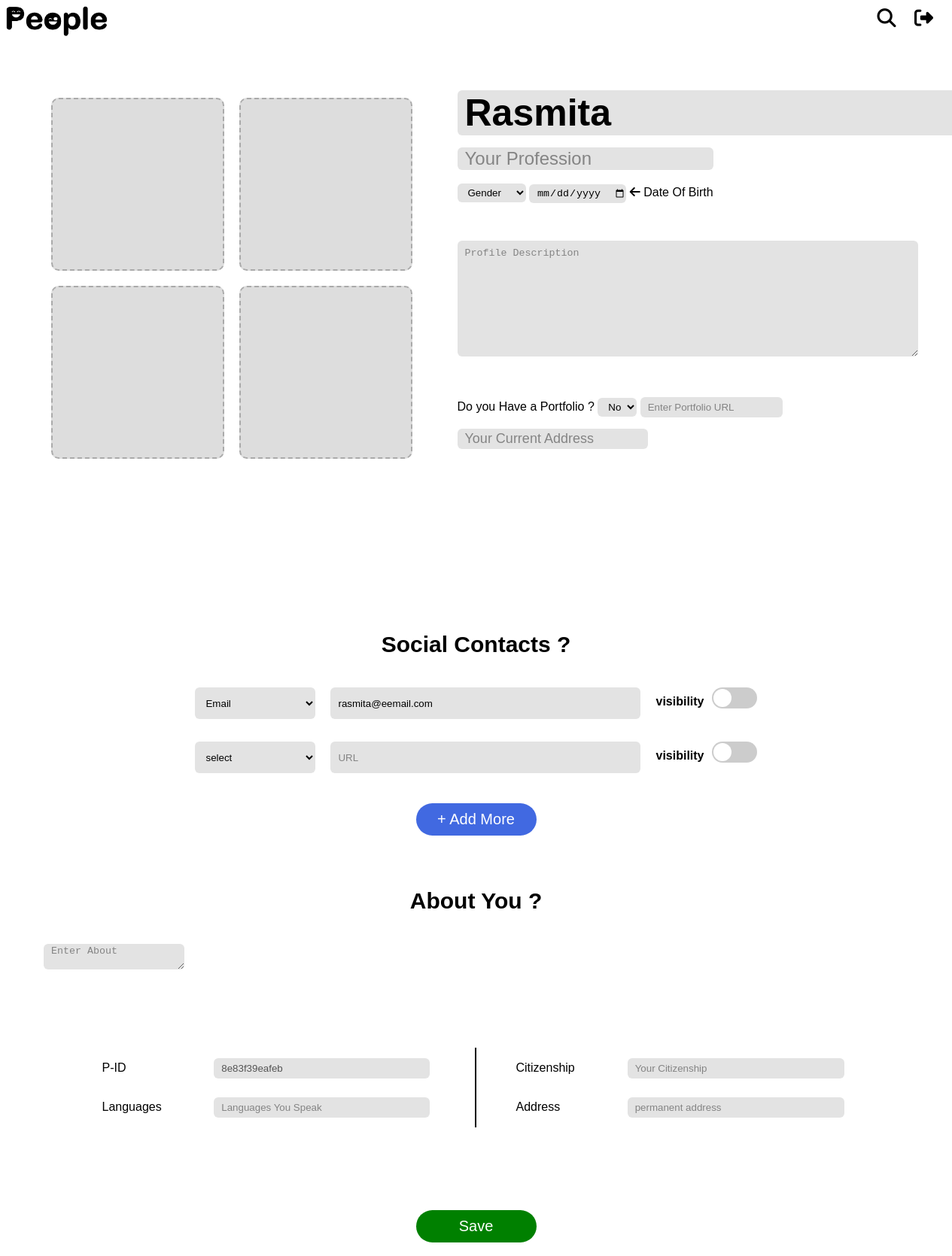
Before: /peopleEdit (signed in) with the older database file.
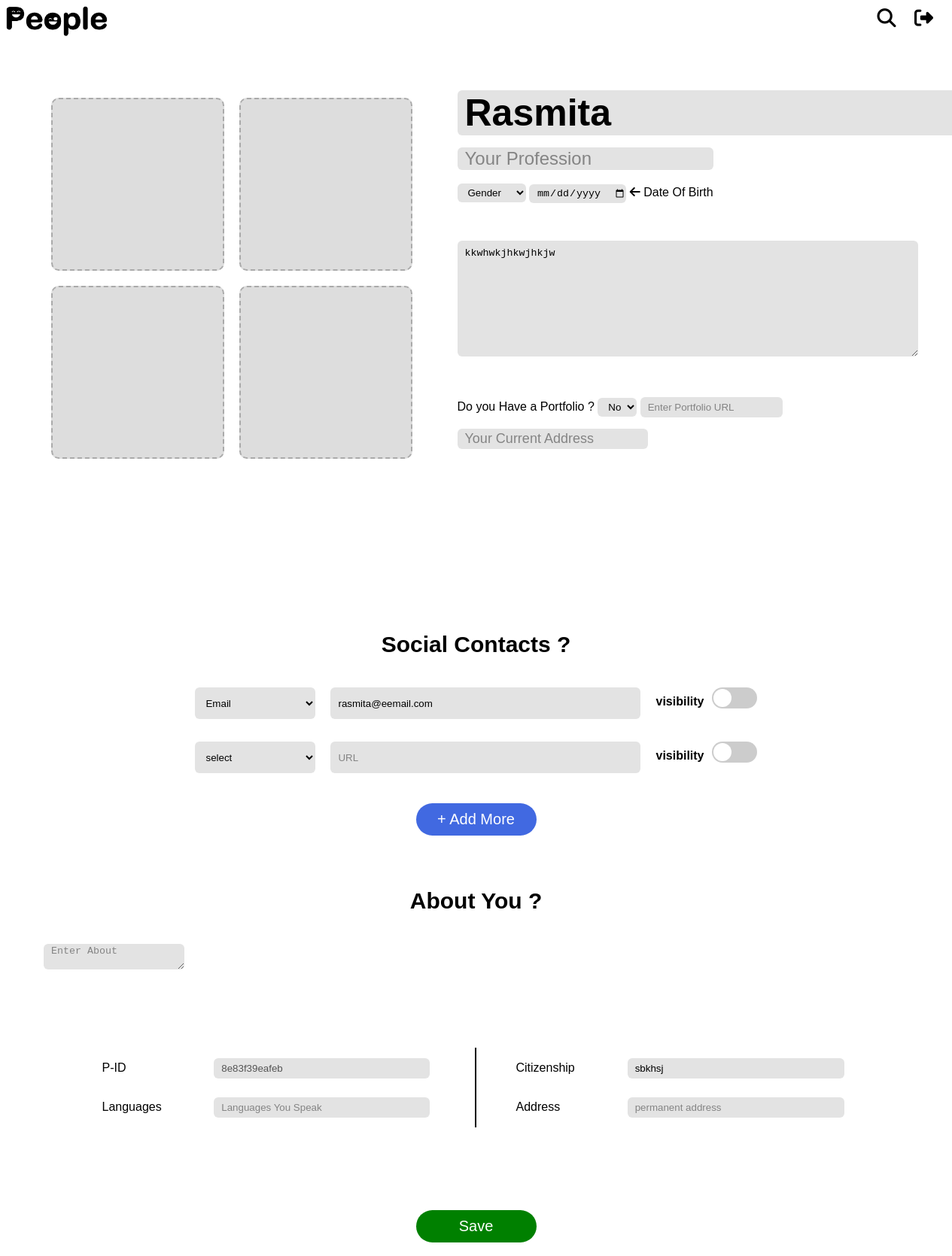
After: the same page with the newer database file.
### app/models.py (models this page shows, shortened)
class Profile(models.Model):
    pid = models.CharField(max_length=12, unique=True, help_text='12 digit P-ID', editable=False)
    name = models.CharField(max_length=100)
    email = models.EmailField(max_length=255, unique=True)
    profession = models.CharField(max_length=100, blank=True, null=True)
    GENDER_CHOICES = [
        ('Male', 'Male'),
        ('Female', 'Female'),
        ('Other', 'Other'),
    ]
    gender = models.CharField(max_length=10, choices=GENDER_CHOICES, blank=True, null=True)
    dob = models.DateField(blank=True, null=True)
    image1 = models.ImageField(upload_to='profile_images/', blank=True, null=True)
    image2 = models.ImageField(upload_to='profile_images/', blank=True, null=True)
    image3 = models.ImageField(upload_to='profile_images/', blank=True, null=True)
    image4 = models.ImageField(upload_to='profile_images/', blank=True, null=True)
    description = models.TextField(blank=True, null=True)
    portfolio_availability = models.BooleanField(default=False)
    portfolio_url = models.URLField(blank=True, null=True)
    about = models.TextField(blank=True, null=True)
    current_address = models.TextField(blank=True, null=True)
    permanent_address = models.TextField(blank=True, null=True)
    citizenship = models.CharField(max_length=100, blank=True, null=True)
    languages = models.TextField(blank=True, null=True)
    password = models.CharField(max_length=100)

### app/views.py (the view, shortened to what this page needs)
# urls.py: path('peopleEdit', views.peopleEdit, name='peopleEdit'),
def peopleEdit(request):
    if 'profile_id' not in request.session:
        return redirect('signin')
    try:
        profile_id = request.session['profile_id']
        profile = Profile.objects.get(id=profile_id)
    except (KeyError, Profile.DoesNotExist):
        return redirect('signin')
    return render(request, 'peopleEdit.html', {'profile': profile})

### app/templates/peopleEdit.html (shortened to what the changed rows need)
<!DOCTYPE html>
<html lang="en">
<head>
    {% load static %}
    <link rel="stylesheet" type="text/css" href="{% static 'css/peopleEdit.css' %}">
    <link rel="stylesheet" href="https://cdnjs.cloudflare.com/ajax/libs/font-awesome/6.5.1/css/all.min.css"
 />
</head>
<body>
    <form action="" method="post" enctype="multipart/form-data">
        <div class="main-container">
            <div class="responsive-row">
                <div class="details">
                    <input class="eh1" type="text" name="name" id="" value="{{ profile.name }}" placeholder="Enter Your Name">
                    <input class="eh2" type="text" name="profession" id="" value="{{ profile.profession|default:'' }}" placeholder="Your Profession"><br><br>
                    <select name="gender" id="">
                        <option value="" {% if not profile.gender %} selected {% endif %}>Gender</option>
                    </select>
                    {% if profile.dob %}
                        {% with profile.dob|date:"Y-m-d" as dob_formatted %}
                            <input type="date" name="dob" id="" value="{{ dob_formatted }}">
                        {% endwith %}
                    {% else %}
                        <input type="date" name="dob" id="" value="">
                    {% endif %}
                    <i class="fa-solid fa-arrow-left"></i> Date Of Birth<br>
                    <textarea name="description" id="" rows="5" placeholder="Profile Description">{{ profile.description|default:'' }}</textarea>
                    Do you Have a Portfolio ?
                    <select name="portfolio_availability" id="">
                        <option value="0" {% if not profile.portfolio_availability %} selected {% endif %}>No</option>
                    </select>
                    <input type="text" name="portfolio_url" id="" value="{{ profile.portfolio_url|default:'' }}" placeholder="Enter Portfolio URL"><br>
                    <input class="address" type="text" name="current_address" id="" value="{{ profile.current_address|default:'' }}" placeholder="Your Current Address">
                </div>
            </div>
        </div>
        <section class="social-links">
            <div>
                <h1>Social Contacts ?</h1>
                <div class="social-add">
                    <select name="" id="">
                        <option value="">Email</option>
                    </select>
                    <input type="email" name="email" id="" value="{{ profile.email }}">
                    <h4>visibility</h4>
                    <div class="toggle-switch">
                        <label for="visibility-toggle"></label>
                    </div>
                </div>
            </div>
        </section>
        <section class="about">
            <h1>About You ?</h1>
        </section>
        <section class="informations">
            <table>
                <tr>
                    <td><input type="text" name="" id="" value="{{ profile.pid }}" disabled></td>
                </tr>
            </table>
            <table>
                <tr>
                    <td><input type="text" name="citizenship" id="" value="{{ profile.citizenship|default:'' }}" placeholder="Your Citizenship"></td>
                </tr>
            </table>
        </section>
    </form>
</body>
</html>

Changed rows visible on the page:
changed Profile "Rasmita": description (not shown) → "kkwhwkjhkwjhkjw"; citizenship (not shown) → "sbkhsj"
